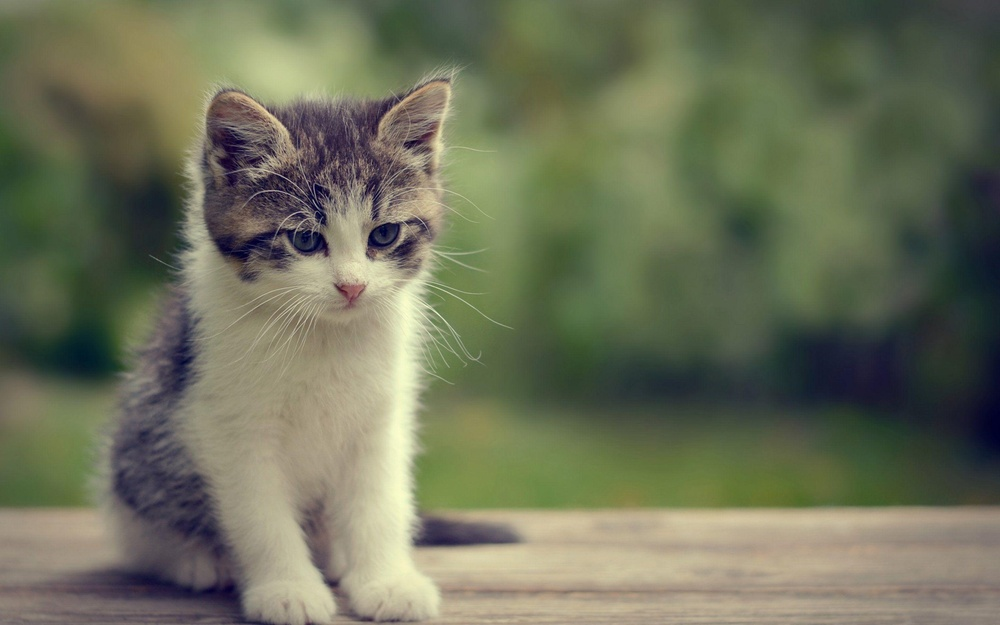
#> input picture data/images/cat2.jpeg, 1000 x 625 px, shrunk from 2880 x 1800 before the run
$ python '14 Edge Detection.py'
#> lines starting #> are read from the running program, lines starting #| are printed output that depends on the picture; after the words box and inside, x2 and y2 are one past the last pixel; in counts of white or black regions, pixels touching at a corner belong together
'''
Edge Detection
Laplacian
Sobel
Canny
'''

import os
import cv2 as cv
import numpy as np
import matplotlib.pyplot as plt

dir_path = os.getcwd()+'/data/images/'
img=cv.imread(dir_path+'cat2.jpeg')
#> img is the input picture: shape (625, 1000, 3); mean B, G, R 89.5, 112.8, 108.9
cv.imshow('Cat',img)

gray = cv.cvtColor(img,cv.COLOR_BGR2GRAY)
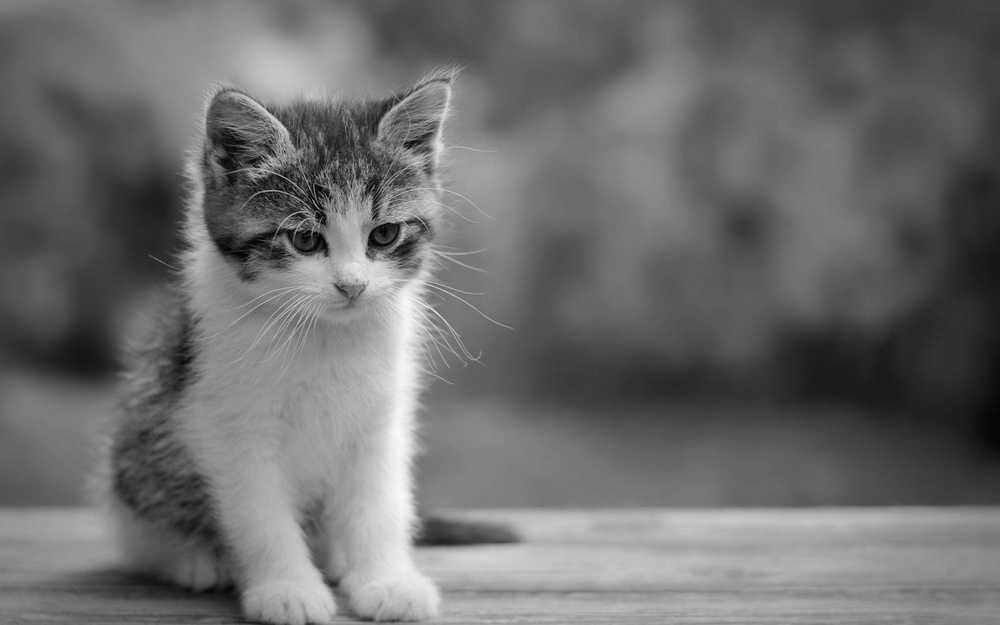
#> gray: shape (625, 1000); min 2, max 249, mean 109
cv.imshow('Gray',gray)

# Laplace Method for Edge Detection
lap = cv.Laplacian(gray,cv.CV_64F)
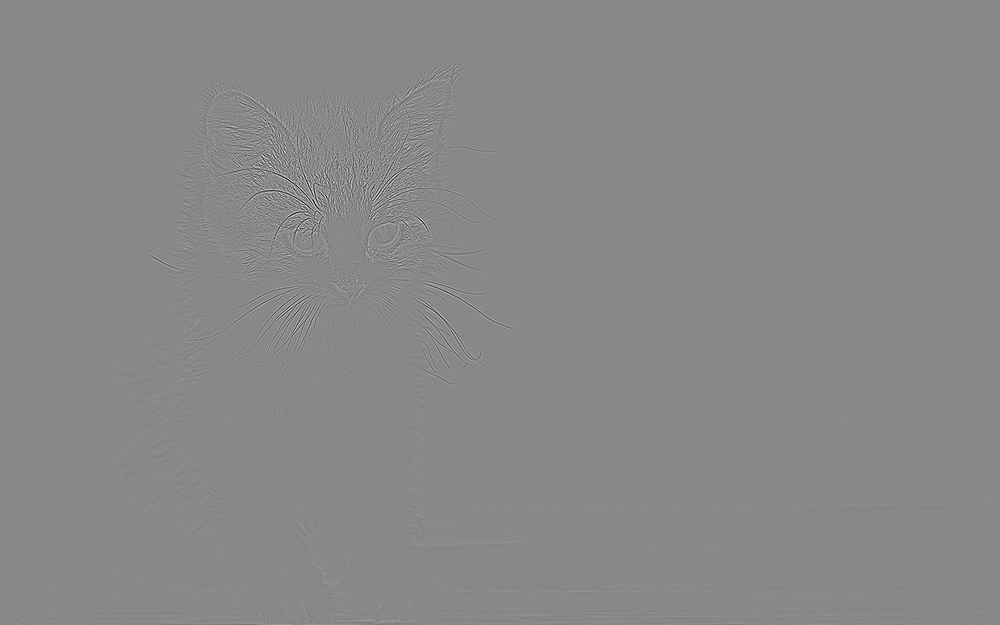
#> lap: shape (625, 1000) float64; min -337, max 291, mean 0; drawn with min black and max white
lap = np.uint8(np.absolute(lap))
cv.imshow('Laplacian',lap)

# Sobel Filter
sobel_x = cv.Sobel(gray,cv.CV_64F, 1,0)
sobel_y = cv.Sobel(gray,cv.CV_64F, 0,1)
cv.imshow('Sobel X',sobel_x)
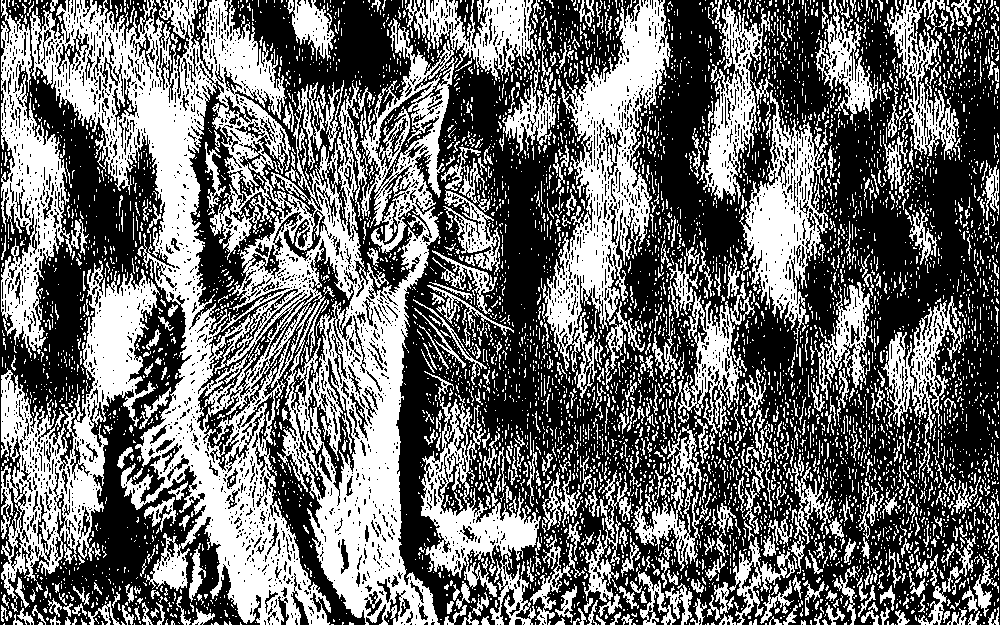
#> window 'Sobel X': shape (625, 1000); 42.9% white; 5648 white regions (4981 under 20 px), largest, box (x1, y1, x2, y2) and area: (30, 0, 537, 625) 102012, (541, 0, 671, 398) 17915, (1, 260, 160, 605) 17516
cv.imshow('Sobel Y',sobel_y)
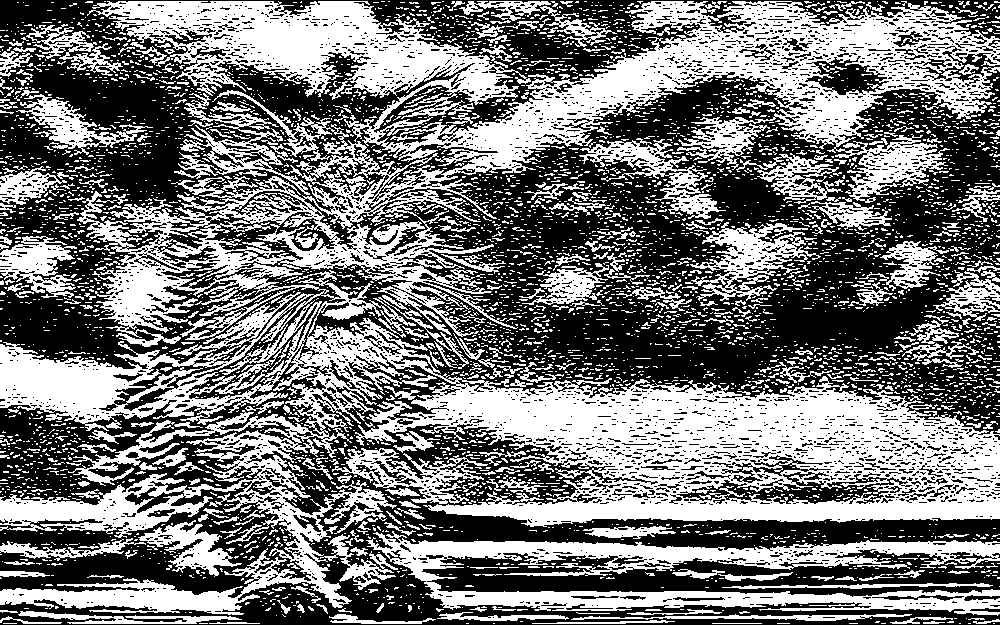
#> window 'Sobel Y': shape (625, 1000); 46.7% white; 4675 white regions (4193 under 20 px), largest, box (x1, y1, x2, y2) and area: (0, 1, 1000, 615) 191224, (366, 531, 1000, 616) 19444, (690, 222, 821, 301) 3874

combine_sobel = cv.bitwise_or(sobel_x,sobel_y)
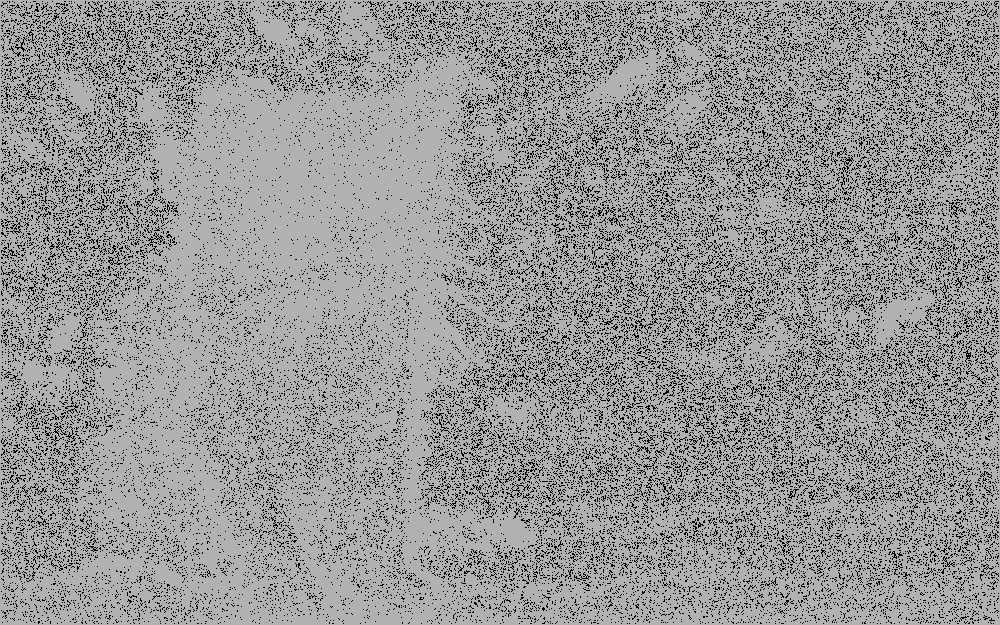
#> combine_sobel: shape (625, 1000) float64; 15.81% of the values are NaN or infinite; the others: min -69120, max 30080, mean -23.24; drawn with min black, max white, NaN and infinite black
cv.imshow('Sobel X+Y',combine_sobel)
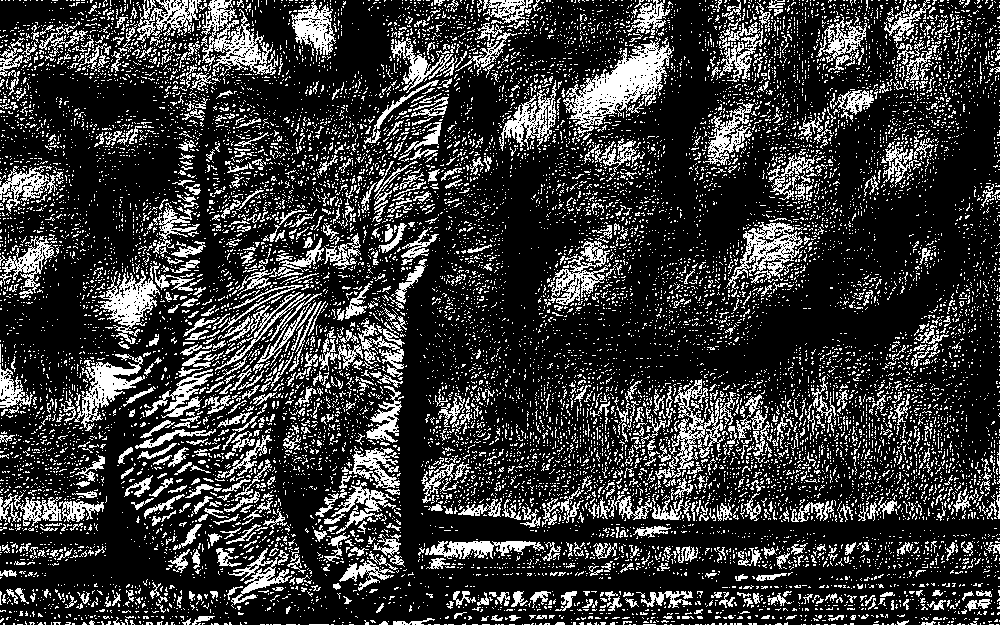
#> window 'Sobel X+Y': shape (625, 1000); 22.1% white in thin lines or dots

# Canny Edges - Multistage process
canny = cv.Canny(gray,150,175)
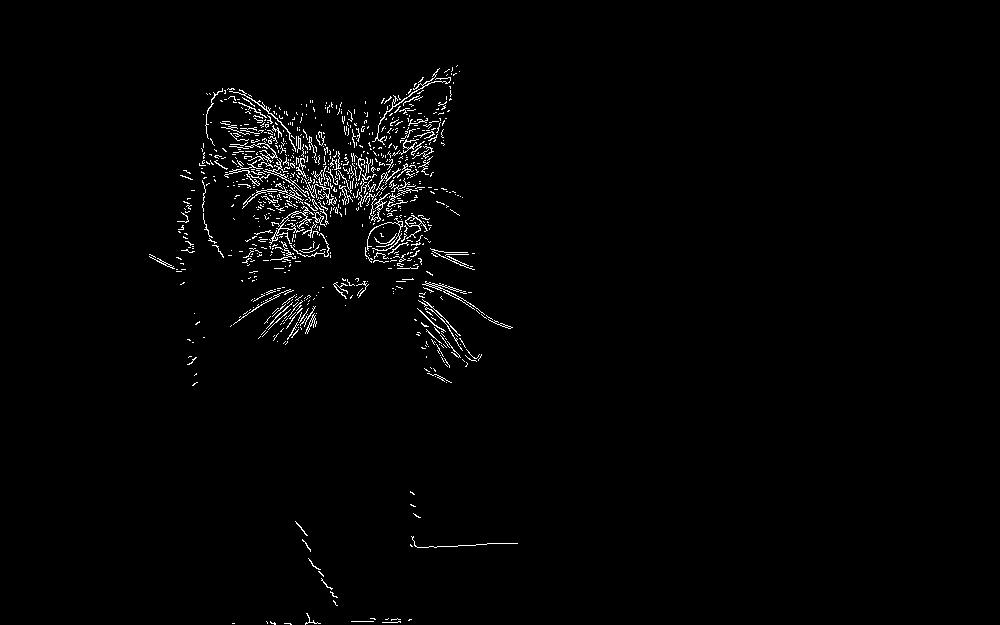
#> canny: shape (625, 1000); 1.5% white in thin lines or dots, all inside (x1, y1, x2, y2) = (149, 65, 518, 625)
cv.imshow('Canny',canny)

cv.waitKey(0)

$ run again, with data/images/boat.jpeg copied over data/images/cat2.jpeg
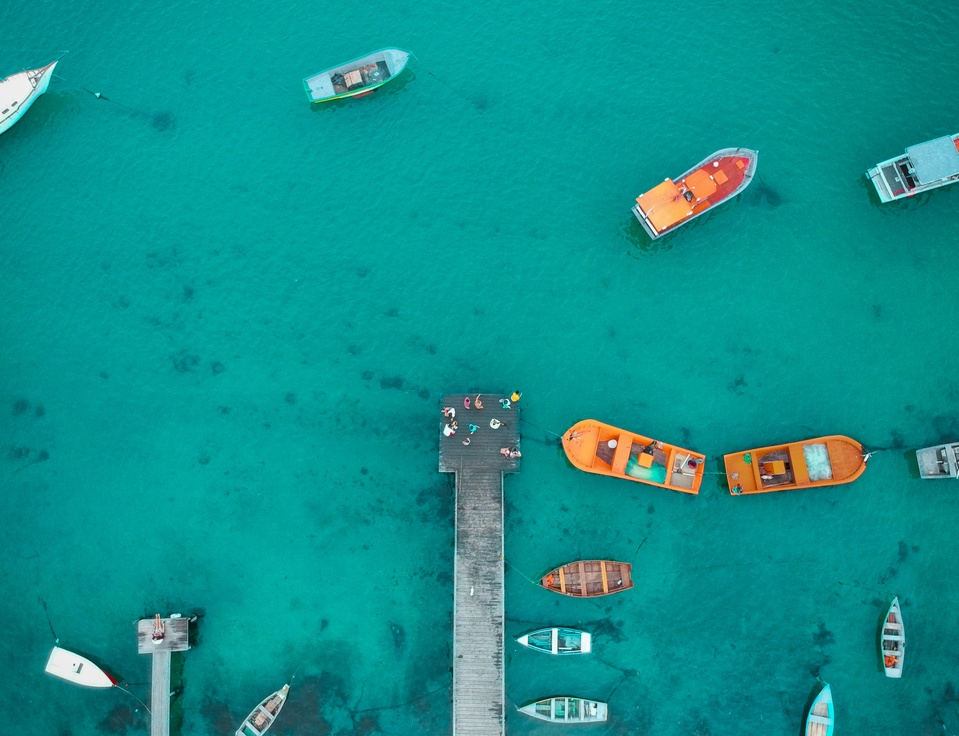
#> input picture data/images/boat.jpeg, 959 x 736 px, shrunk from 3863 x 2964 before the run
#> img is the input picture: shape (736, 959, 3); mean B, G, R 141, 144.5, 15.1
#> `cv.imshow('Sobel X',sobel_x)`:
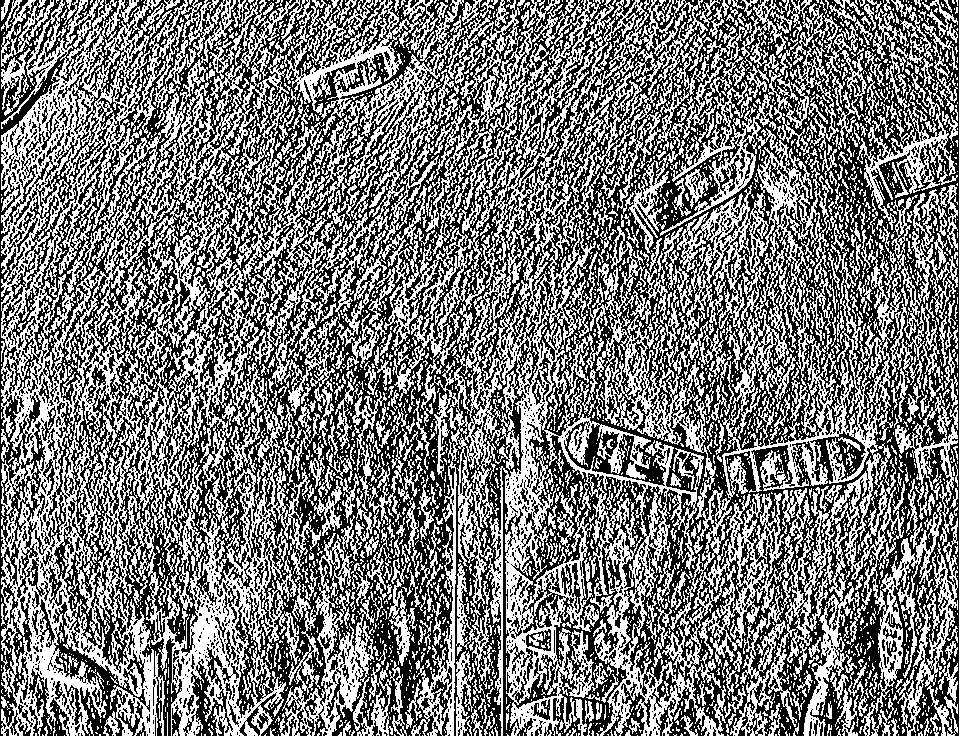
#> window 'Sobel X': shape (736, 959); 47.8% white in thin lines or dots
#> `canny = cv.Canny(gray,150,175)`:
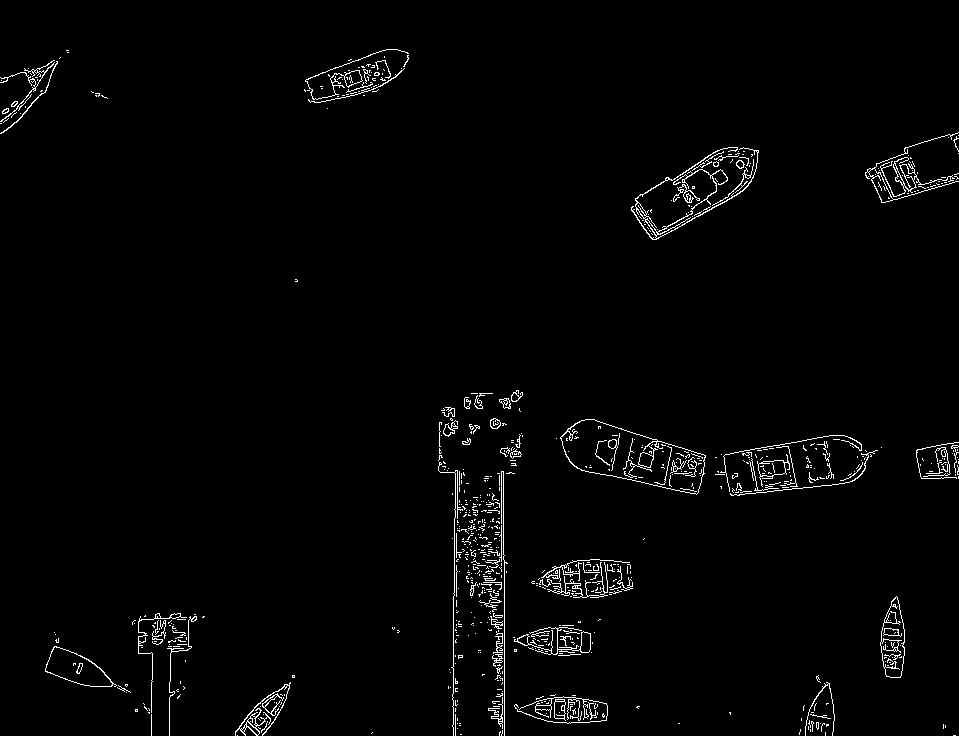
#> canny: shape (736, 959); 1.9% white in thin lines or dots
